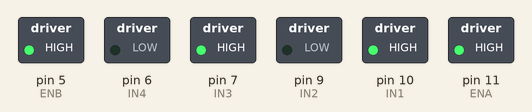
Bench run of a sketch on a simulated Arduino Uno, built with avr-gcc and run on an emulated ATmega328P. Shown: switched loads named in the sketch (green lamp = pin HIGH).

Above: at 0.1 s.
Timing chart, 0 to 1.6 s (numbered marks = the images above):
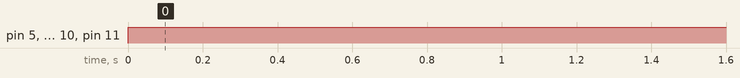

The sketch:

MotorDC.ino
```cpp
//Motor Kiri
int ENA = 11;
int IN1 = 10;
int IN2 = 9;

//Motor Kanan
int IN3 = 7;
int IN4 = 6;
int ENB = 5;

void setup() {
  pinMode(IN1,OUTPUT);
  pinMode(IN2,OUTPUT);
  pinMode(IN3,OUTPUT);
  pinMode(IN4,OUTPUT);
}

void loop() {
  maju(255,255);
}

//Fungsi untuk menggerakkan motor
void maju(int pwmKR, int pwmKN){
  digitalWrite(IN1, HIGH);
  digitalWrite(IN2, LOW);
  analogWrite(ENA, pwmKR);

  digitalWrite(IN3, HIGH);
  digitalWrite(IN4, LOW);
  analogWrite(ENB, pwmKN);
}
```

Measured:
- by itself, pin 5 (ENB), pin 7 (IN3), pin 10 (IN1), pin 11 (ENA): LOW → HIGH at 0.00 s
